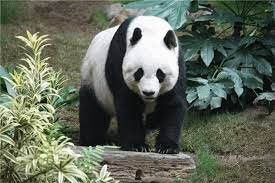
#> input picture GoruntuIslemeDersi/Uygulama3/picture1.jpg, 275 x 183 px
$ jupyter execute LaplasIsleci.ipynb
#> lines starting #> are read from the running program, lines starting #| are printed output that depends on the picture
[cell 1]
import cv2
import numpy as np
import matplotlib.pyplot as plt

# Görüntüyü yükle
resim = cv2.imread('picture1.jpg')
#> resim is the input picture: shape (183, 275, 3); mean B, G, R 90.1, 104.6, 97.2
resim = cv2.cvtColor(resim, cv2.COLOR_BGR2RGB)

# Laplace Operatörünü tanımlama
laplace_kernel = np.array([[0, 1, 0],
                            [1, -4, 1],
                            [0, 1, 0]])

# Görüntüye Laplace Operatörünü uygulama
laplacian_resim = cv2.filter2D(resim, -1, laplace_kernel)
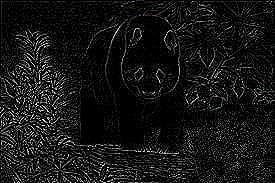
#> laplacian_resim: shape (183, 275, 3); mean R, G, B 21.8, 21.8, 21.9

# Görüntüyü keskinleştirmek için orijinal görüntüye ekleme
keskinlesmis_resim = cv2.add(resim, laplacian_resim)
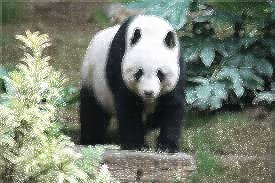
#> keskinlesmis_resim: shape (183, 275, 3); mean R, G, B 118, 125.3, 111.5

plt.figure(figsize=(12, 6))

plt.subplot(1, 3, 1)
plt.imshow(resim)
plt.title('Orijinal Resim')
plt.axis('off')

plt.subplot(1, 3, 2)
plt.imshow(laplacian_resim)
plt.title('Laplace Operatörü Uygulanmış Resim')
plt.axis('off')

plt.subplot(1, 3, 3)
plt.imshow(keskinlesmis_resim)
plt.title('Keskinleştirilmiş Resim')
plt.axis('off')

plt.tight_layout()
plt.show()
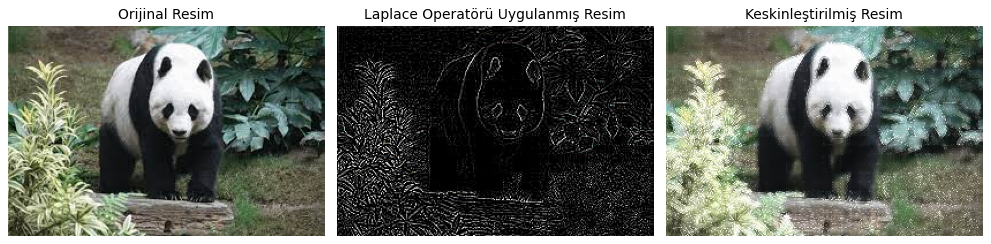
#> figure drawn by matplotlib, 3 panels
